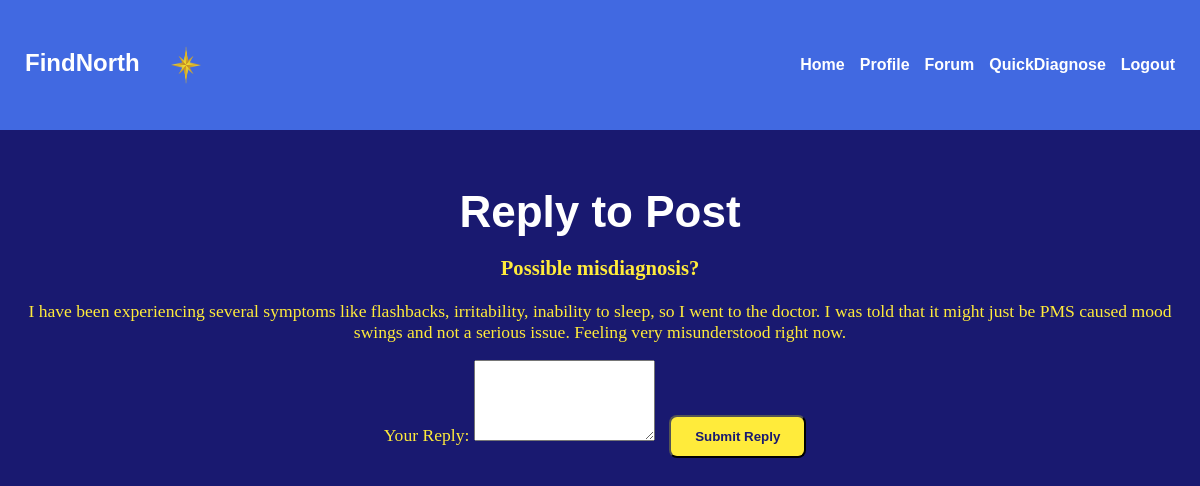
The page /reply_post/4 on the database its author committed.
### tables this page shows
CREATE TABLE forum_posts (
    id INTEGER PRIMARY KEY AUTOINCREMENT, 
    user_id INTEGER NOT NULL, 
    title VARCHAR(500),
    content VARCHAR(1000), created_at TIMESTAMP DEFAULT CURRENT_TIMESTAMP,
    FOREIGN KEY (user_id) REFERENCES users(id)
);

### app.py (the view, shortened to what this page needs)
@app.route("/reply_post/<int:post_id>", methods=["GET", "POST"])
def reply_post(post_id):
    db = get_db()
    cursor = db.cursor()
    cursor.execute("SELECT * FROM forum_posts WHERE id = ?", (post_id,))
    post = cursor.fetchone()
    return render_template("reply_post.html", post=post)

### app.py (called while the page is built)
def get_db():
    db = getattr(g, '_database', None)
    if db is None:
        db = g._database = sqlite3.connect(
            app.config['DATABASE'],
            detect_types=sqlite3.PARSE_DECLTYPES
        )
        db.row_factory = sqlite3.Row
    return db

### templates/reply_post.html (shortened to what this page needs)
<!DOCTYPE html>
<html lang="en">
    <head>
        <link rel="stylesheet" href="{{ url_for('static', filename='css/styles.css') }}">
    </head>
    <body>
        <nav class="navbar">
            <h1>
                FindNorth
                <img src="{{ url_for('static', filename='images/nstar.png') }}" alt="FindNorth Logo" class="logo">
            </h1>
            <ul>
                <li><a href="/">Home</a></li>
                <li><a href="/profile">Profile</a></li>
                <li><a href="/forum">Forum</a></li>
                <li><a href="/questionnaire">QuickDiagnose</a></li>
                <li><a href="/logout">Logout</a></li>
            </ul>
        </nav>
        <main>
            <section class="reply-post-container">
                <h2>Reply to Post</h2>
                <div class="original-post">
                    <h3>{{ post.title }}</h3>
                    <p>{{ post.content }}</p>
                </div>
                <form action="{{ url_for('reply_post', post_id=post.id) }}" method="POST" class="reply-form">
                    <label for="reply_content">Your Reply:</label>
                    <textarea id="reply_content" name="reply_content" rows="5" required></textarea>
                    <button type="submit" class="button">Submit Reply</button>
                </form>
            </section>
        </main>
    </body>
</html>

### static/css/styles.css (style rules this page uses)
body { background-color: #191970; color: #FFEB3B; font-family: 'Nunito', sans-serif; margin: 0; padding: 0; }
h1,h2 { font-family: 'Nunito', sans-serif; font-weight: 700; }
.logo { width: 80px; height: 80px; vertical-align: middle; margin-right: 10px; }
.navbar { background-color: #4169E1; color: #FFFFFF; padding: 25px; display: flex; justify-content: space-between; align-items: center; }
.navbar h1 { margin: 0; font-size: 1.5em; color: #FFFFFF; }
.navbar ul { list-style-type: none; margin: 0; padding: 0; display: flex; gap: 15px; }
.navbar li { display: inline; }
.navbar a { color: #FFFFFF; text-decoration: none; font-weight: bold; }
main { padding: 20px; text-align: center; font-size: 1.1em; font-family: 'Nunito'; }
.button { display: inline-block; padding: 12px 24px; margin: 10px; color: #191970; background-color: #FFEB3B; text-decoration: none; font-weight: bold; border-radius: 8px; transition: background-color 0.3s, color 0.3s; }
h2 { font-size: 2.5em; color: #FFFFFF; text-align: center; margin-bottom: 20px; }

### rows shown on the page
forum_posts: title "Possible misdiagnosis?", content "I have been experiencing several symptoms like flashbacks, irritability, inability to sleep, so I went to the doctor. I was told that it might just be PMS caused mood swings and not a serious issue. Feeling very misunderstood right now."
